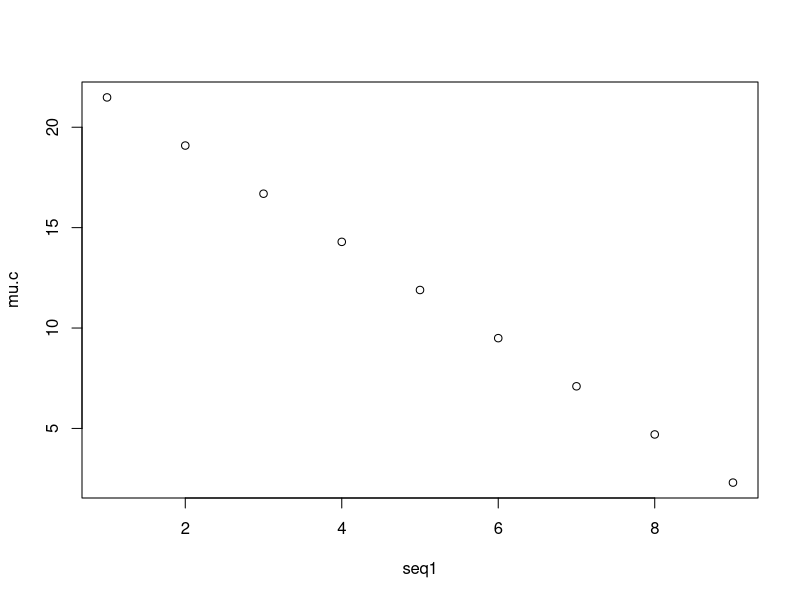
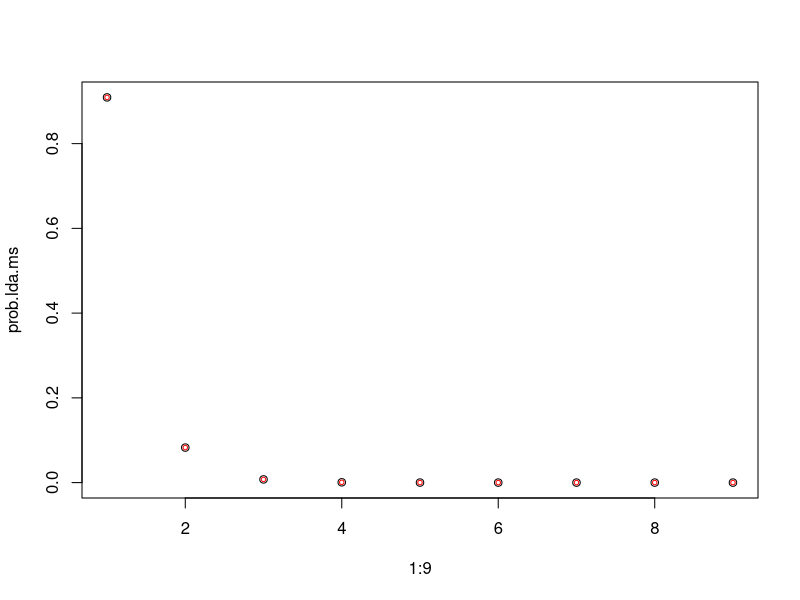
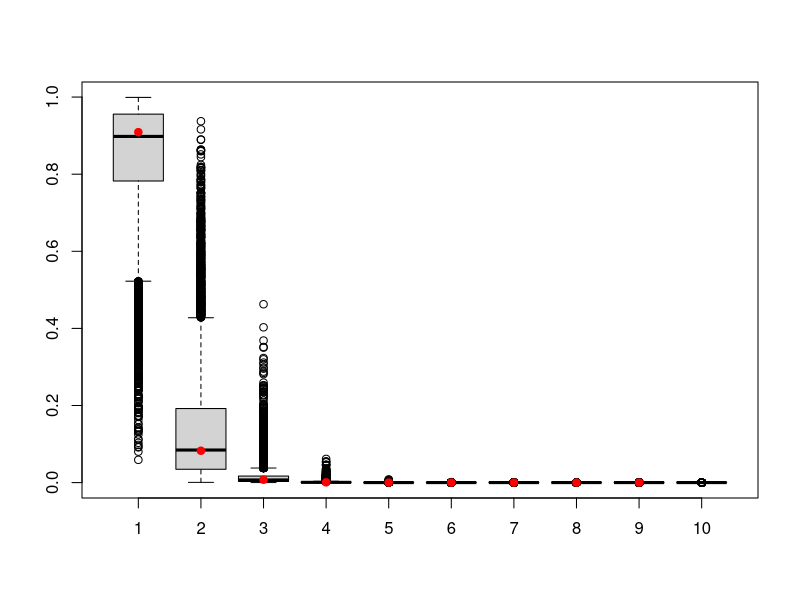

Source code (R) for these figures, in order:
#LDA MS prior
gamma=0.1
ncomm=10
seq1=1:(ncomm-1)
mu.c=(ncomm-seq1-1)*log(1+gamma)-(ncomm-seq1)*log(gamma)
plot(seq1,mu.c)

tmp=exp(mu.c)
prob.lda.ms=tmp/(1+sum(tmp))
plot(1:9,prob.lda.ms)

#LDA TSB prior
seq1=0:(ncomm-1)
v=1/(1+gamma)
prob.lda.tsb=v*(1-v)^seq1
points(1:ncomm,prob.lda.tsb,col='red',cex=0.6)

#stochastic test
nsim=10000
res=matrix(NA,nsim,ncomm)
for (i in 1:nsim){
  betas=rnorm(ncomm-1,mean=mu.c,sd=1)
  omega=c(exp(betas),1)
  res[i,]=omega/sum(omega)
}
boxplot(res)
seq1=1:(ncomm-1)
points(seq1,prob.lda.ms,col='red',pch=19)